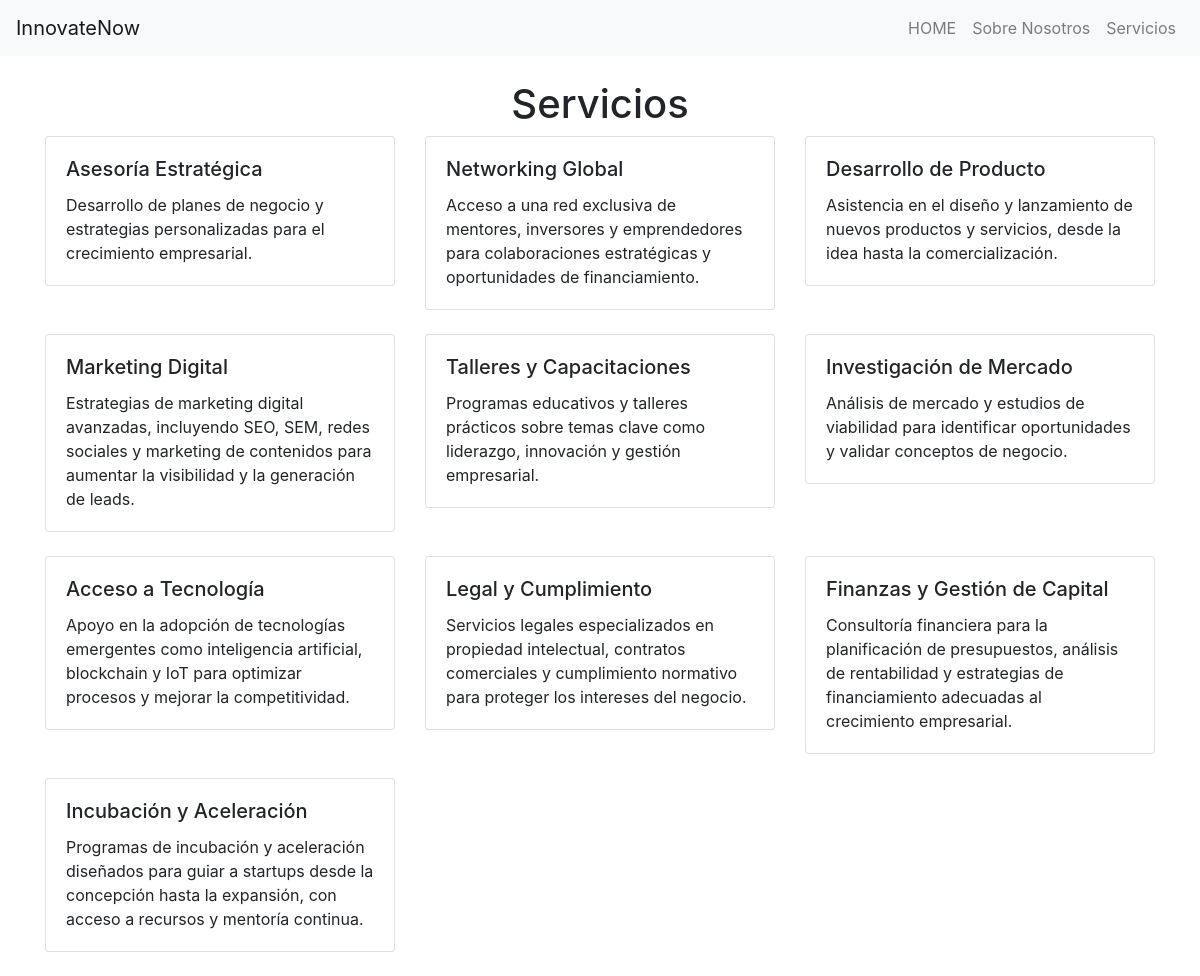
The app's page /service/ with its own data.
### center/models.py (models this page shows, shortened)
class NavbarItem(models.Model):
    nombre = models.CharField(max_length=100)
    url = models.CharField(max_length=100)

class Service(models.Model):
    nombre = models.CharField(max_length=100)
    descripcion = models.TextField()

### center/views.py (the view)
# urls.py: path('service/', views.service, name="service"),
def service(request):
    navbar_items = NavbarItem.objects.all()
    service = Service.objects.all()
    return render(request, 'center/service.html', {'navbar_items': navbar_items, 'service': service})

### center/templates/center/service.html (shortened to what this page needs)
<!DOCTYPE html>
<html lang="en">
<head>
    <link href="https://stackpath.bootstrapcdn.com/bootstrap/4.5.2/css/bootstrap.min.css" rel="stylesheet">
</head>
<body>
    <nav class="navbar navbar-expand-lg navbar-light bg-light">
        <a class="navbar-brand" href="/">InnovateNow</a>
        <div class="collapse navbar-collapse" id="navbarNav">
            <ul class="navbar-nav ml-auto">
                {% for item in navbar_items %}
                    <li class="nav-item">
                        <a class="nav-link" href="{{ item.url }}">{{ item.nombre }}</a>
                    </li>
                {% endfor %}
            </ul>
        </div>
    </nav>
    <div class="container mt-4">
        <h1 class="text-center">Servicios</h1>
        <div class="row">
            {% for service in service %}
                <div class="col-md-4 mb-4">
                    <div class="card">
                        <div class="card-body">
                            <h5 class="card-title">{{ service.nombre }}</h5>
                            <p class="card-text">{{ service.descripcion }}</p>
                        </div>
                    </div>
                </div>
            {% endfor %}
        </div>
    </div>
</body>
</html>

### records on screen
NavbarItem: nombre "HOME"
NavbarItem: nombre "Sobre Nosotros"
NavbarItem: nombre "Servicios"
Service: nombre "Asesoría Estratégica", descripcion "Desarrollo de planes de negocio y estrategias personalizadas para el crecimiento empresarial."
Service: nombre "Networking Global", descripcion "Acceso a una red exclusiva de mentores, inversores y emprendedores para colaboraciones estratégicas y oportunidades de financiamiento."
Service: nombre "Desarrollo de Producto", descripcion "Asistencia en el diseño y lanzamiento de nuevos productos y servicios, desde la idea hasta la comercialización."
Service: nombre "Marketing Digital", descripcion "Estrategias de marketing digital avanzadas, incluyendo SEO, SEM, redes sociales y marketing de contenidos para aumentar la visibilidad y la generación de leads."
Service: nombre "Talleres y Capacitaciones", descripcion "Programas educativos y talleres prácticos sobre temas clave como liderazgo, innovación y gestión empresarial."
Service: nombre "Investigación de Mercado", descripcion "Análisis de mercado y estudios de viabilidad para identificar oportunidades y validar conceptos de negocio."
Service: nombre "Acceso a Tecnología", descripcion "Apoyo en la adopción de tecnologías emergentes como inteligencia artificial, blockchain y IoT para optimizar procesos y mejorar la competitividad."
Service: nombre "Legal y Cumplimiento", descripcion "Servicios legales especializados en propiedad intelectual, contratos comerciales y cumplimiento normativo para proteger los intereses del negocio."
Service: nombre "Finanzas y Gestión de Capital", descripcion "Consultoría financiera para la planificación de presupuestos, análisis de rentabilidad y estrategias de financiamiento adecuadas al crecimiento empresarial."
Service: nombre "Incubación y Aceleración", descripcion "Programas de incubación y aceleración diseñados para guiar a startups desde la concepción hasta la expansión, con acceso a recursos y mentoría continua."
